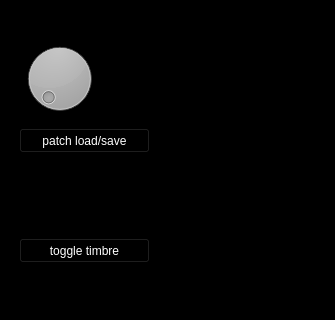
<?xml version="1.0" encoding="UTF-8"?>
<ui version="4.0">
 <class>DebugWindow</class>
 <widget class="QMainWindow" name="DebugWindow">
  <property name="geometry">
   <rect>
    <x>0</x>
    <y>0</y>
    <width>335</width>
    <height>320</height>
   </rect>
  </property>
  <property name="windowTitle">
   <string>MainWindow</string>
  </property>
  <property name="styleSheet">
   <string notr="true">background-color: rgb(0, 0, 0);</string>
  </property>
  <widget class="QWidget" name="centralwidget">
   <layout class="QGridLayout" name="gridLayout">
    <item row="0" column="0">
     <widget class="QFrame" name="frame">
      <property name="frameShape">
       <enum>QFrame::Box</enum>
      </property>
      <property name="frameShadow">
       <enum>QFrame::Plain</enum>
      </property>
      <widget class="KnobWidget" name="knobPatchSelect">
       <property name="geometry">
        <rect>
         <x>10</x>
         <y>10</y>
         <width>81</width>
         <height>81</height>
        </rect>
       </property>
       <property name="sizePolicy">
        <sizepolicy hsizetype="Preferred" vsizetype="Preferred">
         <horstretch>0</horstretch>
         <verstretch>10</verstretch>
        </sizepolicy>
       </property>
       <property name="maximum">
        <number>255</number>
       </property>
       <property name="color" stdset="0">
        <color>
         <red>193</red>
         <green>125</green>
         <blue>17</blue>
        </color>
       </property>
       <property name="showtext" stdset="0">
        <bool>true</bool>
       </property>
       <property name="unit" stdset="0">
        <string/>
       </property>
       <property name="numdigits" stdset="0">
        <number>0</number>
       </property>
       <property name="label" stdset="0">
        <string>patch</string>
       </property>
       <property name="linewidth" stdset="0">
        <double>5.000000000000000</double>
       </property>
       <property name="logarithmic" stdset="0">
        <bool>false</bool>
       </property>
       <property name="valmin" stdset="0">
        <double>0.000000000000000</double>
       </property>
       <property name="valmax" stdset="0">
        <double>255.000000000000000</double>
       </property>
      </widget>
      <widget class="QPushButton" name="buttonPatchSave">
       <property name="geometry">
        <rect>
         <x>10</x>
         <y>100</y>
         <width>131</width>
         <height>25</height>
        </rect>
       </property>
       <property name="styleSheet">
        <string notr="true">QPushButton {
    background-color: black;
	color:white;
}
QPushButton:pressed {
    background-color: rgb(85, 87, 83);
}</string>
       </property>
       <property name="text">
        <string>patch load/save</string>
       </property>
       <property name="autoDefault">
        <bool>false</bool>
       </property>
       <property name="default">
        <bool>false</bool>
       </property>
       <property name="flat">
        <bool>false</bool>
       </property>
      </widget>
      <widget class="QPushButton" name="buttonTimbreToggle">
       <property name="geometry">
        <rect>
         <x>10</x>
         <y>210</y>
         <width>131</width>
         <height>25</height>
        </rect>
       </property>
       <property name="styleSheet">
        <string notr="true">QPushButton {
    background-color: black;
	color:white;
}
QPushButton:pressed {
    background-color: rgb(85, 87, 83);
}</string>
       </property>
       <property name="text">
        <string>toggle timbre</string>
       </property>
       <property name="autoDefault">
        <bool>false</bool>
       </property>
       <property name="default">
        <bool>false</bool>
       </property>
       <property name="flat">
        <bool>false</bool>
       </property>
      </widget>
     </widget>
    </item>
   </layout>
  </widget>
  <widget class="QMenuBar" name="menubar">
   <property name="geometry">
    <rect>
     <x>0</x>
     <y>0</y>
     <width>335</width>
     <height>22</height>
    </rect>
   </property>
   <widget class="QMenu" name="menuPrognosticator_Debug_Window">
    <property name="title">
     <string>Prognosticator Debug Window</string>
    </property>
   </widget>
   <widget class="QMenu" name="menu">
    <property name="title">
     <string>:)</string>
    </property>
    <addaction name="actionyo"/>
    <addaction name="actionhello"/>
   </widget>
   <addaction name="menuPrognosticator_Debug_Window"/>
   <addaction name="menu"/>
  </widget>
  <widget class="QStatusBar" name="statusbar"/>
  <action name="actionyo">
   <property name="text">
    <string>yo</string>
   </property>
  </action>
  <action name="actionhello">
   <property name="text">
    <string>hello</string>
   </property>
  </action>
 </widget>
 <customwidgets>
  <customwidget>
   <class>KnobWidget</class>
   <extends>QDial</extends>
   <header>widgets/knobwidget.h</header>
  </customwidget>
 </customwidgets>
 <resources/>
 <connections/>
</ui>
